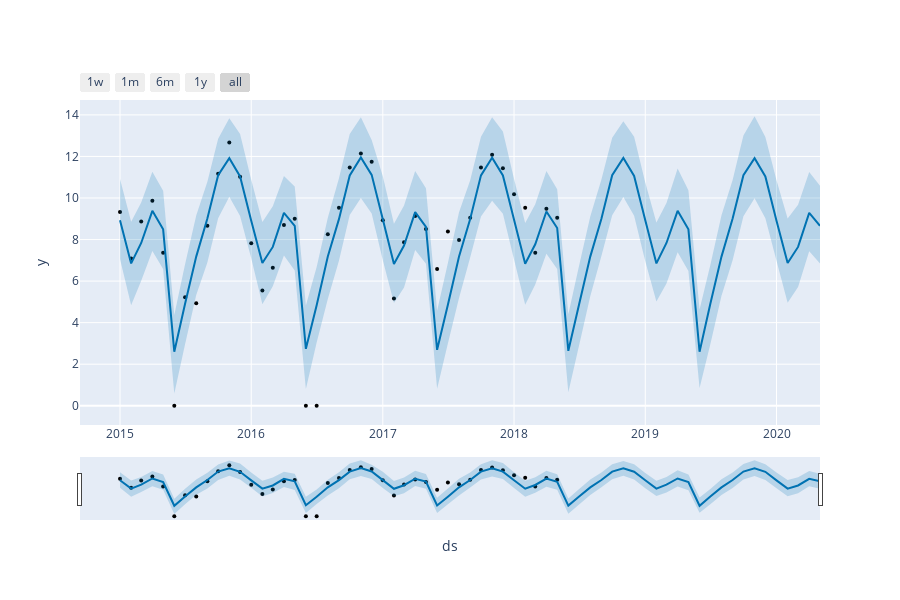

This figure's notebook cell:
### Code cell
plot_plotly(model, forecast)
